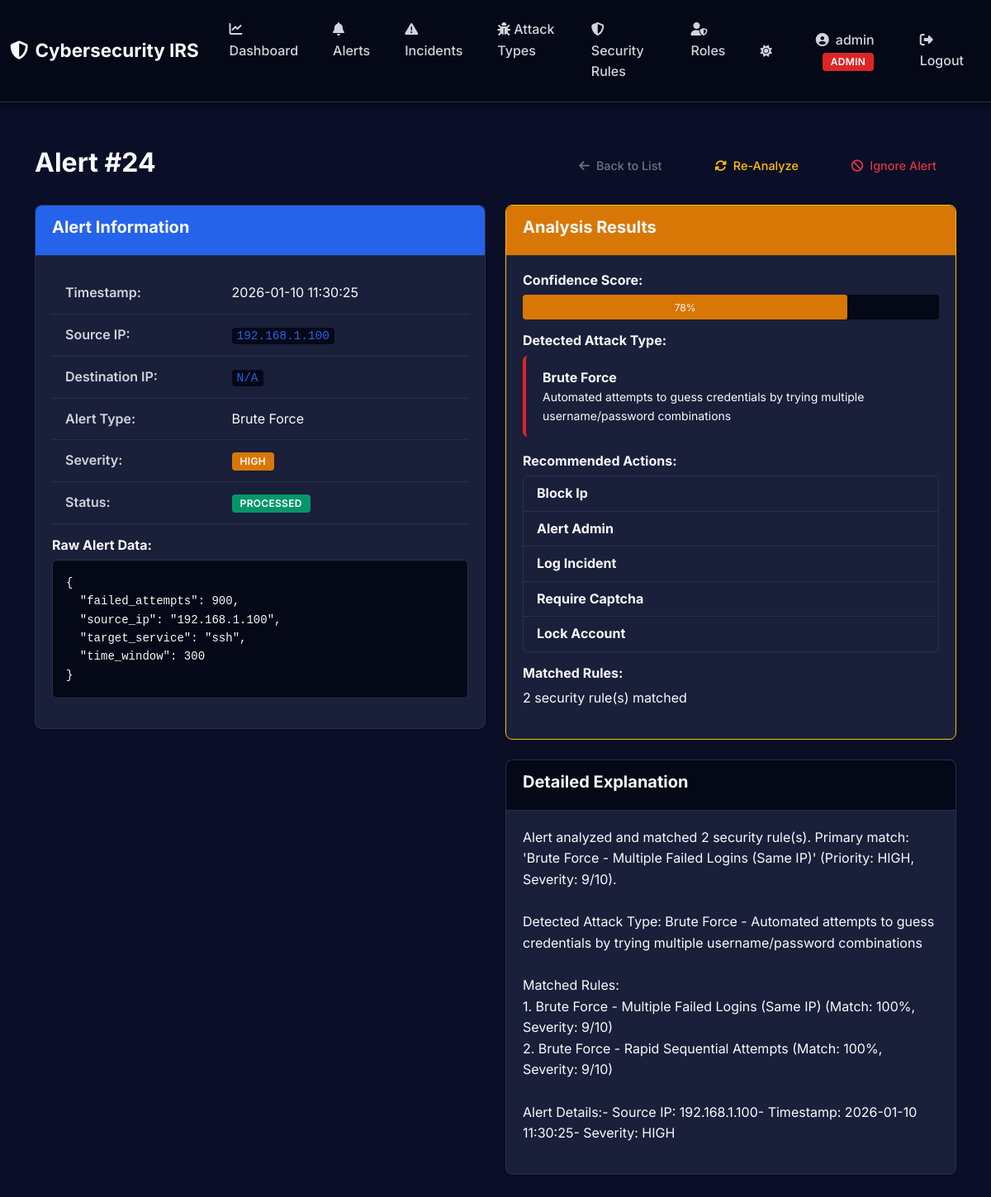
The page /alerts/24 (signed in) on the database as committed earlier.
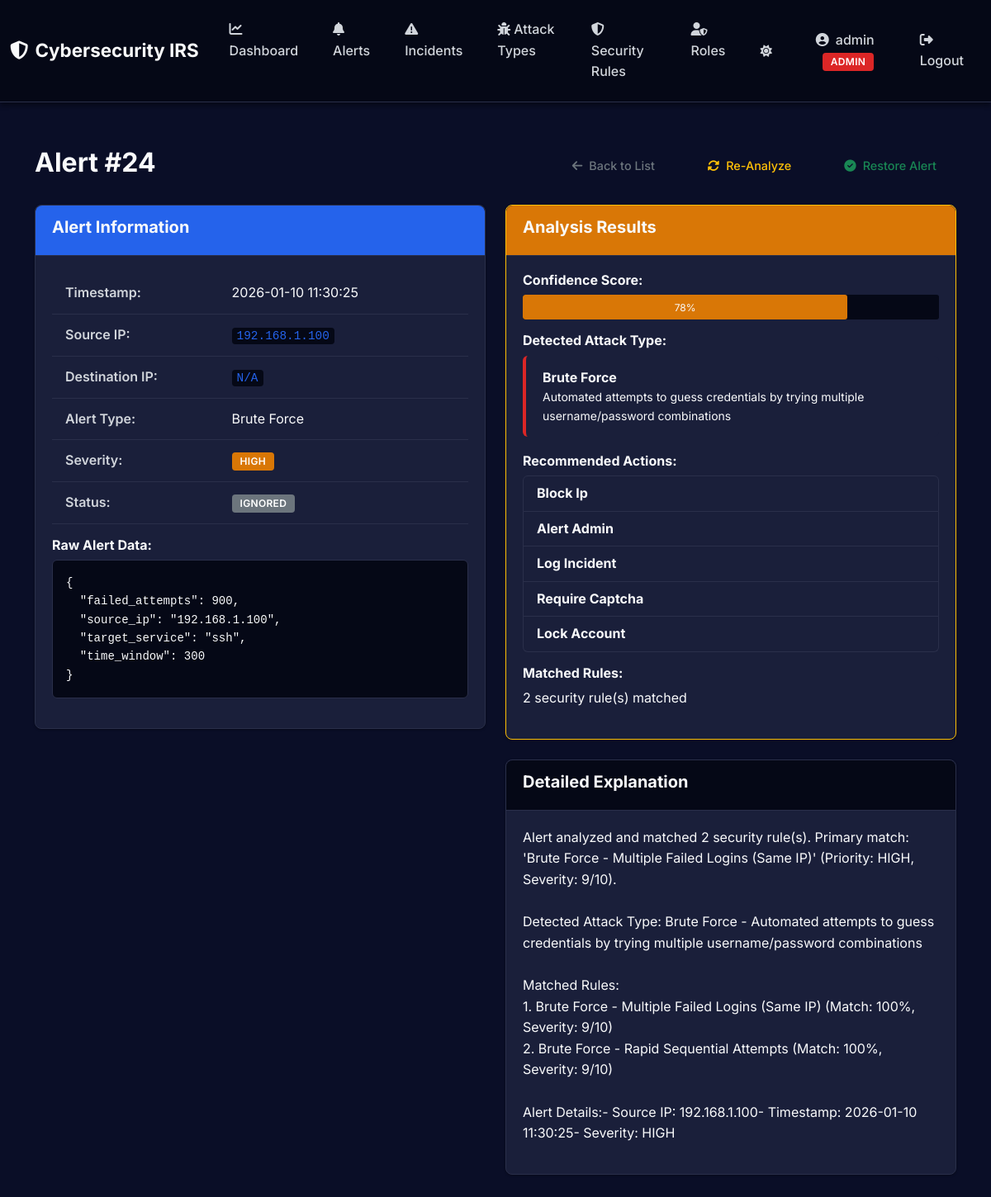
The same page on the database as committed later.
### app/models/alert.py (models this page shows, shortened)
class Alert(db.Model):
    __tablename__ = 'alerts'
    id = db.Column(db.Integer, primary_key=True)
    timestamp = db.Column(db.DateTime, default=datetime.utcnow, nullable=False)
    source_ip = db.Column(db.String(45), nullable=True)  # IPv4 or IPv6
    destination_ip = db.Column(db.String(45), nullable=True)
    alert_type = db.Column(db.String(50), nullable=False)  # Type of alert
    severity = db.Column(db.Integer, default=5, nullable=False)  # 1-10
    raw_data = db.Column(db.JSON, nullable=True)  # Flexible JSON storage for alert data
    status = db.Column(db.String(20), default='new', nullable=False)  # new, processed, ignored
    created_at = db.Column(db.DateTime, default=datetime.utcnow, nullable=False)
    incident = db.relationship('Incident', backref='alert', uselist=False, lazy=True)

### app/routes/alert_routes.py (the view)
@alert_bp.route('/<int:alert_id>')
@login_required
def detail(alert_id: int):
    alert = AlertService.get_by_id(alert_id)
    if not alert:
        flash('Alert not found.', 'danger')
        return redirect(url_for('alerts.index'))
    incident = Incident.query.filter_by(alert_id=alert_id).first()
    return render_template('alerts/detail.html', alert=alert, incident=incident)

### app/services/alert_service.py (called while the page is built)
    @staticmethod
    def get_by_id(alert_id: int) -> Optional[Alert]:
        return Alert.query.get(alert_id)

### app/templates/alerts/detail.html (shortened to what the changed rows need)
{% extends "layouts/base.html" %}  {% block content %}
<div class="container mt-4">
  <div class="d-flex justify-content-between align-items-center mb-4">
    <h2> Alert #{{ alert.id }}</h2>
    <div class="d-flex gap-3">
      <a
        href="{{ url_for('alerts.index') }}"
        class="btn btn-outline-secondary"
        style="
          border-radius: 10px;
          padding: 0.65rem 1.5rem;
          font-weight: 500;
          border-width: 2px;
          transition: all 0.3s ease;
        "
      >
        <i class="fas fa-arrow-left me-2"></i>Back to List
      </a>
      {% if session.user_role in ['admin', 'analyst'] %}
      <form
        method="POST"
        action="{{ url_for('alerts.analyze', alert_id=alert.id) }}"
        style="display: inline"
      >
        <button
          type="submit"
          class="btn btn-outline-warning"
          style="
            border-radius: 10px;
            padding: 0.65rem 1.5rem;
            font-weight: 500;
            border-width: 2px;
            transition: all 0.3s ease;
          "
        >
        </button>
      </form>
      {% if alert.status != 'ignored' %}
      <button
        type="button"
        class="btn btn-outline-danger"
        style="
          border-radius: 10px;
          padding: 0.65rem 1.5rem;
          font-weight: 500;
          border-width: 2px;
          transition: all 0.3s ease;
        "
        onclick="showIgnoreModal()"
      >
        <i class="fas fa-ban me-2"></i>Ignore Alert
      </button>
      {% else %}
      <form
        method="POST"
        action="{{ url_for('alerts.unignore', alert_id=alert.id) }}"
        style="display: inline"
      >
        <button
          type="submit"
          class="btn btn-outline-success"
          style="
            border-radius: 10px;
            padding: 0.65rem 1.5rem;
            font-weight: 500;
            border-width: 2px;
            transition: all 0.3s ease;
          "
        >
          <i class="fas fa-check-circle me-2"></i>Restore Alert
        </button>
      </form>
      {% endif %} {% endif %}
    </div>
  </div>
  <div class="row">
    <div class="col-md-6 mb-4">
      <div class="card">
        <div class="card-body">
          <table class="table table-sm">
            <tr>
              <th width="40%">Timestamp:</th>
              <td>{{ alert.timestamp.strftime('%Y-%m-%d %H:%M:%S') }}</td>
            </tr>
            <tr>
              <th>Source IP:</th>
              <td><code>{{ alert.source_ip }}</code></td>
            </tr>
            <tr>
              <th>Destination IP:</th>
              <td><code>{{ alert.destination_ip or 'N/A' }}</code></td>
            </tr>
            <tr>
              <th>Alert Type:</th>
              <td>{{ alert.alert_type }}</td>
            </tr>
            <tr>
              <th>Severity:</th>
              <td>
                <span
                  class="badge bg-{% if alert.severity == 'critical' %}danger{% elif alert.severity == 'high' %}warning{% elif alert.severity == 'medium' %}info{% else %}secondary{% endif %}"
                >
                  {{ alert.severity.upper() }}
                </span>
              </td>
            </tr>
            <tr>
              <th>Status:</th>
              <td>
                <span
                  class="badge bg-{% if alert.status == 'new' %}primary{% elif alert.status == 'processed' %}success{% else %}secondary{% endif %}"
                >
                  {{ alert.status.upper() }}
                </span>
              </td>
            </tr>
          </table>
          <pre
            class="bg-light p-3 rounded"
          ><code>{{ alert.raw_data | tojson(indent=2) }}</code></pre>
        </div>
      </div>
    </div>
  </div>
</div>
{% endblock %}

Rows that differ between the two databases and show on the page:
changed Alert "Brute Force": status "PROCESSED" → "IGNORED"
Other text that changed with them:
text no longer shown: "Ignore Alert"
text now shown: "Restore Alert"
